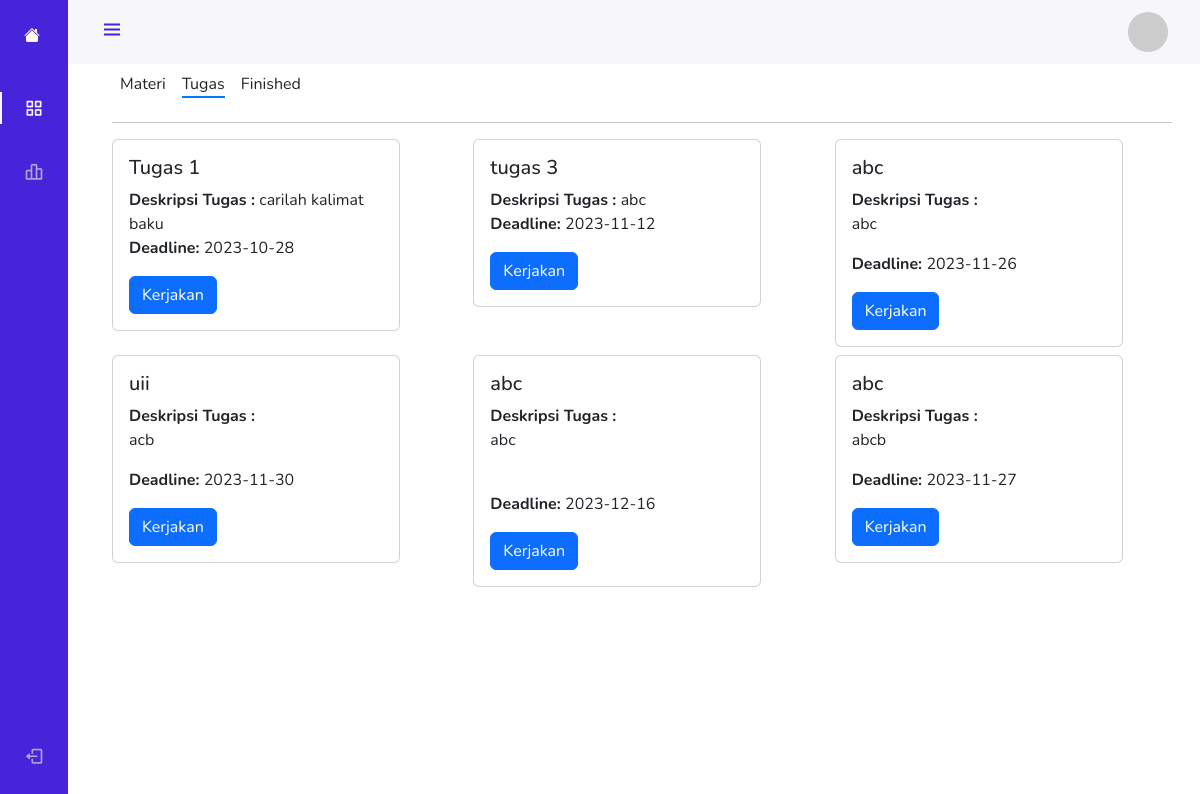
/tugasSubject.php?course=1 (signed in), run on the app's committed database.
### tables this page shows
CREATE TABLE `upload_assignment` (
  `upload_id` int(11) NOT NULL,
  `courseID` int(11) DEFAULT NULL,
  `Title` text DEFAULT NULL,
  `deksripsi` text DEFAULT NULL,
  `file_path` varchar(255) DEFAULT NULL,
  `upload_time` timestamp NOT NULL DEFAULT current_timestamp(),
  `Deadline` date DEFAULT NULL
);

### tugasSubject.php (the view, shortened to what this page needs)
<?php
require 'function.php';
$idUser = $_SESSION['user_id'];
$idCourse = null;
if (isset($_GET["course"])) {
  $idCourse = $_GET["course"];
  $idCourse = intval($idCourse);
} elseif (isset($_COOKIE["course"])) {
  $idCourse = $_COOKIE["course"];
}
if ($idCourse !== null) {
  $photoQuery = "SELECT photo FROM users WHERE id_user = $idUser";
  $photoResult = $conn->query($photoQuery);
  $photoRow = $photoResult->fetch_assoc();
  $image = $photoRow['photo'];
  $query = "SELECT upload_assignment.*, course.CourseName, course_master.Name_Course
              FROM upload_assignment
              INNER JOIN course ON upload_assignment.courseID = course.CourseID
              INNER JOIN course_master ON course.CourseName = course_master.id_nameCourse
              WHERE upload_assignment.courseID = $idCourse";
  $result = $conn->query($query);
  $resultArray = $result->fetch_all(MYSQLI_ASSOC);
  $unfinishedAssignments = array_filter($resultArray, function ($row) use ($idUser, $conn) {
    $uploadID = $row['upload_id'];
    $assignmentQuery = "SELECT * FROM assignment WHERE UserID = $idUser AND assigment = $uploadID";
    $assignmentResult = $conn->query($assignmentQuery);
    return !$assignmentResult->num_rows;
  });
}
?>
<!DOCTYPE html>
<html lang="en">
<head>
  <link rel="stylesheet" href="https://cdn.jsdelivr.net/npm/bootstrap@5.2.3/dist/css/bootstrap.min.css">
  <link rel="stylesheet" href="https://cdn.jsdelivr.net/npm/boxicons@latest/css/boxicons.min.css">
  <link rel="stylesheet" href="https://cdn.jsdelivr.net/npm/bootstrap-icons@1.11.1/font/bootstrap-icons.css">
  <link rel="stylesheet" href="css/style.css">
</head>
<body id="body-pd">
  <header class="header" id="header">
    <div class="header_toggle"> <i class='bx bx-menu' id="header-toggle"></i> </div>
    <div class="header_img"> <img src="<?= $image ?: 'https://via.placeholder.com/150' ?>" class="img-fluid" alt=""></div>
  </header>
  <div class="l-navbar" id="nav-bar">
    <nav class="nav">
      <div> <a href="#" class="nav_logo text-white"><i class="bi bi-house-fill"></i><span class="nav_logo-name">RBC - LABS</span></a>
        <div class="nav_list">
          <a href="index.php" class="nav_link active"> <i class='bx bx-grid-alt nav_icon'></i> <span class="nav_name">Dashboard</span> </a>
          <a href="setting.php" class="nav_link"> <i class='bx bx-bar-chart-alt-2 nav_icon'></i> <span class="nav_name">Setelan</span> </a>
        </div>
      </div>
      <a href="logout.php" class="nav_link"> <i class='bx bx-log-out nav_icon'></i> <span class="nav_name">SignOut</span> </a>
    </nav>
  </div>
  <div class="container">
    <div class="d-flex justify-content-start">
      <div class="p-2 m-0"><a href="subject.php?course=<?= $idCourse ?>&material=<?= $_GET['material'] ?>" class="text-dark nav-link">Materi</a></div>
      <div class="p-2 m-0"><a href="tugasSubject.php?course=<?= $idCourse ?>&material=<?= $_GET['material'] ?>" class="text-dark nav-link active">Tugas</a></div>
      <div class="p-2 m-0"><a href="finished.php?course=<?= $idCourse ?>&material=<?= $_GET['material'] ?>" class="text-dark nav-link">Finished</a></div>
    </div>
    <hr>
    <?php if (!empty($unfinishedAssignments)) : ?>
      <div class="row">
        <?php foreach ($unfinishedAssignments as $row) : ?>
          <?php
          $upload_id = $row['upload_id'];
          $course_name = $row['Title'];
          $Deadline = $row['Deadline'];
          $Deksripsi = $row['deksripsi'];
          ?>
          <div class="col-md-4">
            <div class="card-deck mb-2">
              <div class="card" style="width: 18rem;">
                <div class="card-body">
                  <h5 class="card-title"><?= $course_name ?></h5>
                  <p class="mb-0"><b>Deskripsi Tugas : </b><?= $Deksripsi ?></p>
                  <p class="mt-0"><b>Deadline: </b><?= $Deadline  ?></p>
                  <a href="assigment.php?assigment=<?= $upload_id ?>&material=<?= $_GET['material'] ?>" class="btn btn-primary">Kerjakan</a>
                </div>
              </div>
            </div>
          </div>
        <?php endforeach; ?>
      </div>
    <?php else : ?>
      <p class="text-center">Tidak ada tugas yang belum dikerjakan.</p>
    <?php endif; ?>
  </div>
</body>
</html>

### css/style.css (style rules this page uses)
:root { --header-height: 3rem; --nav-width: 68px; --first-color: #4723D9; --first-color-light: #AFA5D9; --white-color: #F7F6FB; --body-font: 'Nunito', sans-serif; --normal-font-size: 1rem; --z-fixed: 100 }
body { position: relative; margin: var(--header-height) 0 0 0; padding: 0 1rem; font-family: var(--body-font); font-size: var(--normal-font-size); transition: .5s }
a { text-decoration: none }
.header { width: 100%; height: var(--header-height); position: fixed; top: 0; left: 0; display: flex; align-items: center; justify-content: space-between; padding: 0 1rem; background-color: var(--white-color); z-index: var(--z-fixed); transition: .5s }
.header_toggle { color: var(--first-color); font-size: 1.5rem; cursor: pointer }
.header_img { width: 35px; height: 35px; display: flex; justify-content: center; border-radius: 50%; overflow: hidden }
.header_img img { width: 40px }
.l-navbar { position: fixed; top: 0; left: -30%; width: var(--nav-width); height: 100vh; background-color: var(--first-color); padding: .5rem 1rem 0 0; transition: .5s; z-index: var(--z-fixed) }
.nav { height: 100%; display: flex; flex-direction: column; justify-content: space-between; overflow: hidden }
.nav_logo, .nav_link { display: grid; grid-template-columns: max-content max-content; align-items: center; column-gap: 1rem; padding: .5rem 0 .5rem 1.5rem }
.nav_logo { margin-bottom: 2rem }
.nav_link { position: relative; color: var(--first-color-light); margin-bottom: 1.5rem; transition: .3s }
.nav_icon { font-size: 1.25rem }
.active { color: var(--white-color) }
.active::before { content: ''; position: absolute; left: 0; width: 2px; height: 32px; background-color: var(--white-color) }
.nav_logo { color: white !important; }
.nav_logo, .nav_logo.active, .nav_logo:hover { color: white !important; }
@media screen and (min-width: 768px) { body { margin: calc(var(--header-height) + 1rem) 0 0 0; padding-left: calc(var(--nav-width) + 2rem) } }
@media screen and (min-width: 768px) { .header { height: calc(var(--header-height) + 1rem); padding: 0 2rem 0 calc(var(--nav-width) + 2rem) } }
@media screen and (min-width: 768px) { .header_img { width: 40px; height: 40px } }
@media screen and (min-width: 768px) { .header_img img { width: 45px } }
@media screen and (min-width: 768px) { .l-navbar { left: 0; padding: 1rem 1rem 0 0 } }

### tugasSubject.php (style rules this page uses)
.nav-link.active { border-bottom: 2px solid #007bff !important; }

### data on the page
upload_assignment: Title "Tugas 1", deksripsi "carilah kalimat baku", Deadline "2023-10-28"
upload_assignment: Title "tugas 3", deksripsi "abc", Deadline "2023-11-12"
upload_assignment: Title "abc", deksripsi "abc", Deadline "2023-11-26"
upload_assignment: Title "uii", deksripsi "acb", Deadline "2023-11-30"
upload_assignment: Title "abc", deksripsi "abc", Deadline "2023-12-16"
upload_assignment: Title "abc", deksripsi "abcb", Deadline "2023-11-27"
